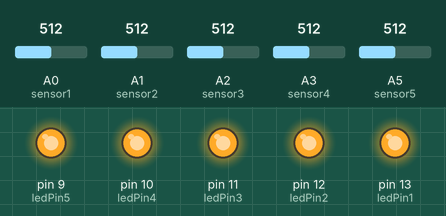
Recording of a sketch running on a simulated Arduino Uno, built with avr-gcc and run on an emulated ATmega328P. Shown: output pins drawn as LEDs (lit = HIGH). The inputs (shaded band) are chosen by the test bench; at power-on: A0 (sensor1) = 512, A1 (sensor2) = 512, A2 (sensor3) = 512, A3 (sensor4) = 512, A5 (sensor5) = 512. What the sketch prints to the serial monitor is not drawn.

Above: at 3.3 s.
3.4 s: A0 (sensor1) set to 160
8.7 s: A0 (sensor1) set to 143
At 13.8 s:
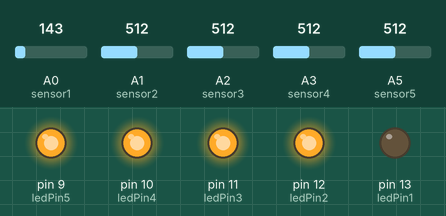
14.1 s: A1 (sensor2) set to 157
18.9 s: A1 (sensor2) set to 140
At 23.4 s:
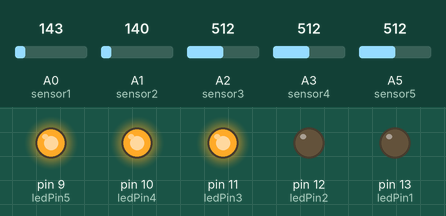
24.2 s: A2 (sensor3) set to 165
29.0 s: A2 (sensor3) set to 143
At 34.1 s:
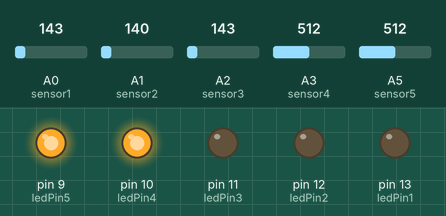
Timing chart, 0 to 35.3 s (numbered marks = the images above; inputs shaded):
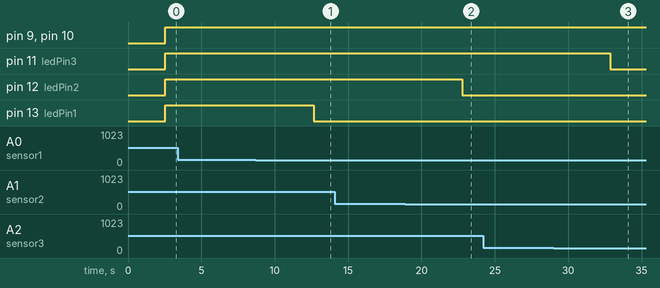

Measured:
- the behaviour switches between 151 and 150 on A0 (sensor1) (found by bisection; images 0 and 1)
- the behaviour switches between 151 and 150 on A1 (sensor2) (found by bisection; images 1 and 2)
- the behaviour switches between 151 and 150 on A2 (sensor3) (found by bisection; images 2 and 3)
- after the input at 3.4 s, every drawn part: stays the same
- after the input at 8.7 s, pin 13 (ledPin1): HIGH → LOW after 3.9 s
- after the input at 14.1 s, every drawn part: stays the same
- after the input at 18.9 s, pin 12 (ledPin2): HIGH → LOW after 3.9 s
- after the input at 24.2 s, every drawn part: stays the same
- after the input at 29.0 s, pin 11 (ledPin3): HIGH → LOW after 3.9 s

The sketch:

Smart_Chair_5_Sensor.ino
```cpp
# include <SoftwareSerial.h>
SoftwareSerial btSerial(7,8);

int ledPin1 = 13;
int ledPin2 = 12;
int ledPin3 = 11;
int ledPin4 = 10;
int ledPin5 = 9;
int sensor1 = A0;
int sensor2 = A1;
int sensor3 = A2;
int sensor4 = A3;
int sensor5 = A5;
int sensorValue1;
int sensorValue2;
int sensorValue3;
int sensorValue4;
int sensorValue5;

void setup()
{
  Serial.begin(9600);
  btSerial.begin(9600);
  pinMode(ledPin1 = 13, OUTPUT);
  pinMode(ledPin2 = 12, OUTPUT);
  pinMode(ledPin3 = 11, OUTPUT);
  pinMode(ledPin4 = 10, OUTPUT);
  pinMode(ledPin5 = 9, OUTPUT);
}
void loop()
{
  sensorValue1 = analogRead(sensor1); // read the sensorValue A0
  btSerial.println(sensorValue1); // print the A0 signal
  Serial.print("     sensorValue1 : ");
  Serial.print(sensorValue1);
  delay(500);

  sensorValue2 = analogRead(sensor2);
  btSerial.println(sensorValue2);
  Serial.print("     sensorValue2 : ");
  Serial.print(sensorValue2);
  delay(500);

  sensorValue3 = analogRead(sensor3);
  btSerial.println(sensorValue3);
  Serial.print("     sensorValue3 : ");
  Serial.print(sensorValue3);
  delay(500);

  sensorValue4 = analogRead(sensor4);
  btSerial.println(sensorValue4);
  Serial.print("     sensorValue4 : ");
  Serial.print(sensorValue4);
  delay(500);

  sensorValue5 = analogRead(sensor5);
  btSerial.println(sensorValue5);
  Serial.print("     sensorValue5 : ");
  Serial.println(sensorValue5);
  delay(500);

  if(sensorValue1>150)
  {
    digitalWrite(ledPin1, HIGH);
  }
  else
  {
    digitalWrite(ledPin1, LOW);
  }


  if(sensorValue2>150)
  {
    digitalWrite(ledPin2, HIGH);
  }
  else
  {
    digitalWrite(ledPin2, LOW);
  }

  if(sensorValue3>150)
  {
    digitalWrite(ledPin3, HIGH);
  }
  else
  {
    digitalWrite(ledPin3, LOW);
  }

  if(sensorValue4>150)
  {
    digitalWrite(ledPin4, HIGH);
  }
  else
  {
    digitalWrite(ledPin4, LOW);
  }

  if(sensorValue5>150)
  {
    digitalWrite(ledPin5, HIGH);
  }
  else
  {
    digitalWrite(ledPin5, LOW);
  }
}
```
